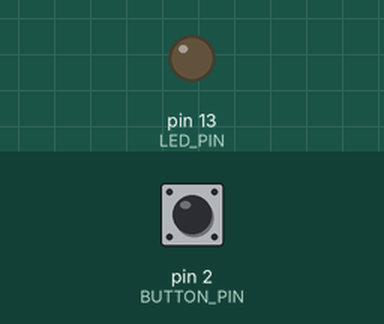
Simulated run of this sketch. Board: Arduino Uno, built with avr-gcc and run on an emulated ATmega328P. On the bench: output pins drawn as LEDs (lit = HIGH). The test bench sets the inputs (shaded band); at power-on: pin 2 (BUTTON_PIN) LOW.

Above: at 1.2 s.
1.3 s: pin 2 (BUTTON_PIN) pulled HIGH for 0.15 s
At 1.37 s:
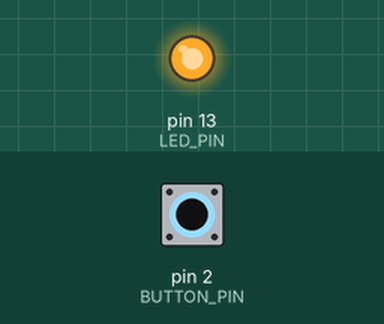
2.9 s: pin 2 (BUTTON_PIN) pulled HIGH for 3.2 s
At 7.4 s:
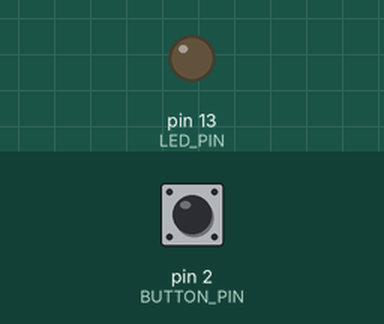
Timing chart, 0 to 8.9 s (numbered marks = the images above; inputs shaded):
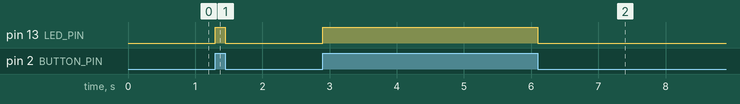

The sketch:

12_push_button.ino
```cpp
/*
  المشروع 12: زر التحكم الذكي (Push Button)
  كتاب: 38 مشروع في شهر — لؤي النصري (@robotlouay)

  التوصيل (مقاومة سحب للأسفل Pull-down):
    - طرف الزر الأول ← 5V
    - طرف الزر الثاني ← Pin 2  + مقاومة 10kΩ من Pin 2 إلى GND
    - LED ← 220Ω ← Pin 13 ، والطرف القصير ← GND
*/

const int BUTTON_PIN = 2;
const int LED_PIN    = 13;

void setup() {
  pinMode(BUTTON_PIN, INPUT);   // المقاومة الخارجية 10kΩ تُثبّت القراءة على LOW
  pinMode(LED_PIN, OUTPUT);
}

void loop() {
  int state = digitalRead(BUTTON_PIN);
  if (state == HIGH) {          // الزر مضغوط
    digitalWrite(LED_PIN, HIGH);
  } else {                      // الزر محرر
    digitalWrite(LED_PIN, LOW);
  }
}

/*
  بديل بدون مقاومة خارجية:
    pinMode(BUTTON_PIN, INPUT_PULLUP);  وصِل الزر بين Pin 2 و GND
    عندها تنعكس القراءة: LOW = مضغوط
*/
```

Measured:
- after the input at 1.3 s, pin 13 (LED_PIN): LOW → HIGH at once, → LOW 0.15 s later
- after the input at 2.9 s, pin 13 (LED_PIN): LOW → HIGH at once, → LOW 3.2 s later
